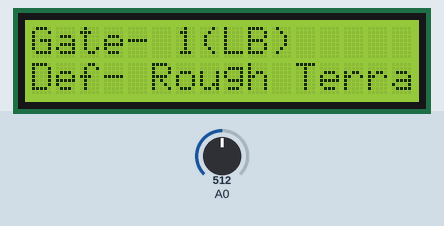
This sketch was run on a simulated Arduino Uno, built with avr-gcc and run on an emulated ATmega328P. Parts: 16×2 character LCD. The inputs (shaded band) are chosen by the test bench; at power-on: A0 = 512.

Above: at 2.7 s.
2.8 s: A0 set to 716
At 3.06 s:
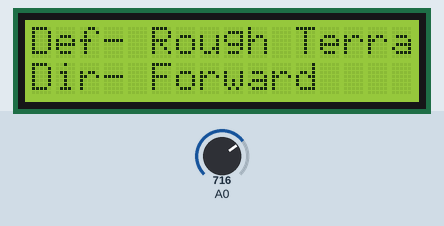
5.8 s: A0 set to 900
7.3 s: A0 set to 511
At 7.7 s:
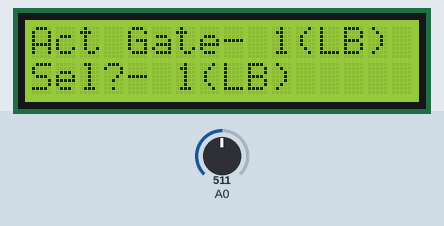
10.3 s: A0 set to 306
At 11.2 s:
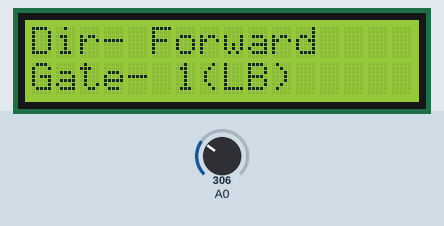
Timing chart, 0 to 13.3 s (numbered marks = the images above; inputs shaded):
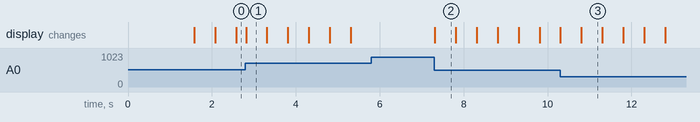

The sketch:

DFR_KeyLCDMenuAr.ino
```cpp
/* Use DFRobot LCD Shield for Arduino
    Key Codes (in left-to-right order): or
None - 0(1023)
                Up-3(100)
Next-1(641) Sel-2(410) Esc-5(0)
                Dn-4(256)
*/

#include <LiquidCrystal.h>
#include "DFR_Key.h"
#include "Menu.h"

//Pin  for DFRobot LCD Keypad Shield
LiquidCrystal lcd(8, 9, 4, 5, 6, 7);

//Handles button presses
DFR_Key keypad;
int localKey = 0;
int prvKey = 0;
String keyString = "";
String keyArray[6] = {"0 - NO KEY", "1 - Next", "2 - Select", "3 - Up", "4 - Dn", "5 - Esc"};
unsigned long calKeyTimer = 0;

//Create Menus
const int PMAXITEMS = 3;
const String PrimeNames[PMAXITEMS] = {"Gate", "Def", "Dir"};
Menu PrimeMenu;

const int GATEITEMS = 5;
const String GateNames[GATEITEMS] = {"1(LB)", "2", "3", "4", "5"};
const int DEFITEMS = 5;
const String DefNames[DEFITEMS] = {"Rough Terrain", "Water Xing", "Sally Port", "Tetter Totter", "Low Boy"};
const int DIRITEMS = 4;
const String DirNames[DIRITEMS] = {"Forward", "Backward", "Left", "Right"};
Menu MyMenu[PMAXITEMS];

const int NOKEYPRSPRIMTM = 5;     //Seconds to display next Primary menu when in auto mode
const int NOKEYPRSSUBTM = 180;    //Seconds if no key pressed in sub menu to return to auto mode
unsigned long noKeyPrsTmr = 0;    //Timeout timer for No Key Pressed
bool noKeyPrs = false;            //No key pressed for some time
int pMenuPtr = 0;                 //Pointer to Primary menu
int prvPsubPtr = 0;               //Previous Prime sub Menu pointer
int pMenuAct;                     //Prime Menu Active pointer
int pSubMenu;                     //Prime Sub Menu pointer

String str1;                      //String for line 1 of LCD
String str2;                      //String for line 2 of LCD

void setup()
{
  Serial.begin(9600);   //Console troubleshooting

//Assign Analog Resistance Values
//  array          {None, UP, DWN, LEFT, RIGHT, SEL}
const  int keyLimits[6] = {0, 100, 255, 410, 641, 1023}; // DFR ver 1.1
  keypad.set_KeyARV(keyLimits);

  PrimeMenu.SetMaxItems(PMAXITEMS);
  PrimeMenu.SetNames(PrimeNames);
  PrimeMenu.UpdateMenu(SEL_KEY);

  MyMenu[0].SetMaxItems(GATEITEMS);
  MyMenu[0].SetNames(GateNames);
  MyMenu[1].SetMaxItems(DEFITEMS);
  MyMenu[1].SetNames(DefNames);
  MyMenu[2].SetMaxItems(DIRITEMS);
  MyMenu[2].SetNames(DirNames);

  lcd.begin(16, 2);
  lcd.clear();
  lcd.setCursor(0, 0);
  lcd.print("Menu System v0.1");
  delay(1500);
}

void loop()
{
/*  for (int i; i < 5; i++) {
    Serial.print(MyMenu[1].GetSubPtr());
    Serial.print("\t" + MyMenu[1].GetSubName());
    Serial.print("\t" + MyMenu[1].GetActName());
    Serial.println("\t" + DefNames[MyMenu[1].GetSubPtr()]);
  } */
  //delay(500);

  localKey = keypad.getKey();

  if (localKey > NO_KEY) {      //If key pressed, set timeout to 180 Sec.
    noKeyPrsTmr = millis() + (NOKEYPRSSUBTM * 1000L); //Wait 180 sec if no key prs
  }

  noKeyPrs = (millis() > noKeyPrsTmr);   //Check no key timeout
  if (noKeyPrs){            //If no key has been pressed for timeout
    localKey = NEXT_KEY;      //cancel actMenu or move to next primary display
    noKeyPrsTmr = millis() + (NOKEYPRSPRIMTM * 1000L); //Do again in 5 sec.
  }

  if (localKey > NO_KEY && localKey <= ESC_KEY) {            //Key pressed
    for (pMenuAct = 0; pMenuAct < PMAXITEMS; pMenuAct++) {
      if (MyMenu[pMenuAct].GetMenuMode() != MAINMENU) break;
    }
    if (pMenuAct < PMAXITEMS){       //A menu is active, pass key to Menu handler
      MyMenu[pMenuAct].UpdateMenu(localKey);
    }else {                   //A menu is not active, pass key to Primary Menu handler
      if (localKey == NEXT_KEY){        //--Next
        localKey = DN_KEY;
      }else if (localKey == SEL_KEY){   //--Select (Left)
        pMenuAct = PrimeMenu.GetSubPtr();
        MyMenu[pMenuAct].UpdateMenu(localKey);
      }else if (localKey == ESC_KEY) {
        noKeyPrsTmr = millis() + (NOKEYPRSPRIMTM * 1000L);
      }
      if (localKey == UP_KEY || localKey == DN_KEY) PrimeMenu.UpdateMenu(localKey);
    }
  }

//---------  Do Display  -----------------
  pSubMenu = PrimeMenu.GetSubPtr();         //Get updated values
  for (pMenuAct = 0; pMenuAct < PMAXITEMS; pMenuAct++) {
    if (MyMenu[pMenuAct].GetMenuMode() != MAINMENU) break;
  }
  if (prvKey != localKey || prvPsubPtr != pSubMenu){
    if (pMenuAct >= PMAXITEMS){             //Display as Prime Menu Active
      str1 = PrimeNames[pSubMenu] + "- " + MyMenu[pSubMenu].GetActName();
      pSubMenu++;
      if (pSubMenu >= PMAXITEMS) pSubMenu = 0;
      str2 = PrimeNames[pSubMenu] + "- " + MyMenu[pSubMenu].GetActName();
    }else{                                  //Display as Sub Menu Active
      if (MyMenu[pMenuAct].GetMenuMode() == SUBMENU){
        str2 = "Sel?- ";
      }else{
        str2 = "Conf?- ";
      }
      str1 = "Act " + PrimeMenu.GetSubName() + "- " + MyMenu[pMenuAct].GetActName();
      str2 = str2 + MyMenu[pMenuAct].GetSubName();
    }

    lcd.clear();
    lcd.setCursor(0, 0);
    lcd.print(str1);
    lcd.setCursor(0, 1);
    lcd.print(str2);
  }

  prvKey = localKey;
  prvPsubPtr = PrimeMenu.GetSubPtr();

//------------- Calibration mode for buttons -------------------
  if (analogRead(0) == 0) {
    if (calKeyTimer == 0) calKeyTimer = millis() + 5000;
  }else{
    calKeyTimer = 0;
  }

  if (millis() > calKeyTimer && calKeyTimer != 0) {
    lcd.clear();
    lcd.setCursor(0, 0);
    lcd.print("Calibrate ARVs:");
    lcd.setCursor(0, 1);
    lcd.print("Press All Keys Once");

    for (int i = 0; i < 6; i++) {         // AVRs before calibration
      Serial.print(keypad.getKeyARV(i));
      Serial.print("\t");
    }
    Serial.println();

    keypad.calibrKeyARVs();

    for (int i = 0; i < 6; i++) {       // ARVs after calibration
      Serial.print(keypad.getKeyARV(i));
      Serial.print("\t");
    }
    Serial.println();
  }
}
```

DFR_Key.cpp
```cpp
#include "Arduino.h"
#include "DFR_Key.h"

static int DEFAULT_KEY_PIN = 0;
static int DEFAULT_THRESHOLD = 5;

static int RIGHTKEY_ARV = 0;
static int UPKEY_ARV = 131;
static int DOWNKEY_ARV = 307;
static int LEFTKEY_ARV = 480;
static int SELKEY_ARV = 723;
static int NOKEY_ARV = 1023;

DFR_Key::DFR_Key()
{
  _refreshRate = 500;
  _keyPin = DEFAULT_KEY_PIN;
  _threshold = DEFAULT_THRESHOLD;
  _keyIn = NO_KEY;
  _curInput = NO_KEY;
  _curKey = NO_KEY;
  _prvInput = NO_KEY;
  _prvKey = SAMPLE_WAIT;
  _nxTime = 0;
  _rptKeyTm = 500;
}

void DFR_Key::set_KeyARV(int keyARVs[])
{
  RIGHTKEY_ARV = keyARVs[0];
  UPKEY_ARV = keyARVs[1];
  DOWNKEY_ARV = keyARVs[2];
  LEFTKEY_ARV = keyARVs[3];
  SELKEY_ARV = keyARVs[4];
  NOKEY_ARV = keyARVs[5];
}

int DFR_Key::getKeyARV(int keyARVIndx)
{
  switch (keyARVIndx) {
    case 0:
	  return RIGHTKEY_ARV;  //keyARVs[0]
	  break;
    case 1:
	  return UPKEY_ARV;     //keyARVs[1]
	  break;
    case 2:
	  return DOWNKEY_ARV;	  //keyARVs[2]
	  break;
    case 3:
	  return LEFTKEY_ARV;	  //keyARVs[3]
	  break;
    case 4:
	  return SELKEY_ARV;	  //keyARVs[4]
	  break;
    case 5:
	  return NOKEY_ARV;	  //keyARVs[5]
	  break;
    default:
	  return -1;
  }
}

int DFR_Key::getKey()
{
  do {
    _curInput = analogRead(_keyPin);
    delayMicroseconds(10);
  } while (_curInput != analogRead(_keyPin));

  switch ((_curInput + 50) / 100) {
	  case 0:
		_curKey = RIGHT_KEY;
		break;
	  case 1:
		_curKey = UP_KEY;
		break;
	  case 2:
	  case 3:
		_curKey = DOWN_KEY;
		break;
	  case 4:
	  case 5:
		_curKey = LEFT_KEY;
		break;
	  case 6:
	  case 7:
		_curKey = SELECT_KEY;
		break;
	  default:
		_curKey = NO_KEY;
		break;
  }

  if (_curKey != _prvKey || _curKey == NO_KEY){
    _prvKey = _curKey;
    _rptKeyTmr = millis() + _rptKeyTm;
    return _curKey;
  }else{
    if (millis() > _rptKeyTmr){
      _rptKeyTmr = millis() + _rptKeyTm;
      return _curKey;
    }else{
      return SAMPLE_WAIT;
    }
  }
}

void DFR_Key::setRate(int rate)
{
  _refreshRate = rate;
}

void DFR_Key::calibrKeyARVs()
{
	int localVal;
	int keyVals[6];
	bool keyCalibr = true;

	for (int i=0; i < 6; i++){
		keyVals[i] = -10;
	}

	do {
		do {
			localVal = analogRead(0);
			delay(10);		//debounce
		} while (abs(localVal - analogRead(0)) < _threshold);
		for (int i = 0; i < 6; i++) {
			if (abs(localVal - keyVals[i]) < _threshold) break;  // Already stored
			if (keyVals[i] == -10) {
				keyVals[i] = localVal;
				if (i == 5) keyCalibr = false;
				break;
			}
		}
	} while (keyCalibr);

	int tmp;
	bool sorted;
	do {
		sorted = true;
		for (int i = 0; i < 6; i++){
			if (keyVals[i] > keyVals[i+1]) {
				tmp = keyVals[i];
				keyVals[i] = keyVals[i+1];
				keyVals[i+1]=tmp;
				sorted = false;
			}
		}
	} while (!sorted);

	set_KeyARV(keyVals);
}
```

DFR_Key.h
```cpp
#ifndef DFR_Key_h
#define DFR_Key_h

#include "Arduino.h"

#define SAMPLE_WAIT -1
#define NO_KEY 0
#define SELECT_KEY 1
#define LEFT_KEY 2
#define UP_KEY 3
#define DOWN_KEY 4
#define RIGHT_KEY 5

class DFR_Key
{
  public:
    DFR_Key();
    int getKey();             //Returns the key pressed
    void set_KeyARV(int[6]);  //None-0,Select-1,Left-2
       			                  //Up-3,Down-4,Right-5
    int getKeyARV(int);       //Gets the presently assigned AVR value
    void setRate(int);
    void calibrKeyARVs();     //Reads & assigns AVRs when button is pressed
  private:
    int _refreshRate;
    int _keyPin;
    int _threshold;
    int _keyIn;
    int _curInput;
    int _curKey;
    int _prvInput;
    int _prvKey;
    boolean _change;
    unsigned long _nxTime;
    unsigned long _rptKeyTm;
    unsigned long _rptKeyTmr;
};

#endif
```

Menu.cpp
```cpp
#include "Arduino.h"
#include "Menu.h"

static int DEFAULT_KEY_PIN = 0;
static int DEFAULT_THRESHOLD = 5;

Menu::Menu(){
  _menuMode = MAINMENU;     //Used to determine how to handle Sel & Esc
  _subMenuPtr = 0;          //Update Pointer to subMenu choice
  _actMenuPtr = 0;          //Active Pointer to subMenu choice

}

void Menu::SetMaxItems(int maxItems){
  _maxItems = maxItems;     //Set the max # of items in the Menu
}

void Menu::SetNames(String * p_names){
  _p_names = p_names;     //Save pointer to menu names
}

int Menu::GetMenuMode() {
  return _menuMode;
}

int Menu::GetActPtr() {
  return _actMenuPtr;
}

String Menu::GetActName() {
  return *(_p_names + _actMenuPtr);
}

int Menu::GetSubPtr() {
  return _subMenuPtr;
}

String Menu::GetSubName() {
  return *(_p_names + _subMenuPtr);
}

void Menu::UpdateMenu(int keyVal){   //Update submenu pointer or action

  if (keyVal > NO_KEY && keyVal <= ESC_KEY) {
    switch (keyVal) {
      case 1:               //--Next Prim
        _subMenuPtr = _actMenuPtr;              //Cancel Update
        _menuMode = 0;
        break;
      case 2:               //--Select (Left)
        switch (_menuMode) {
          case MAINMENU:              //MainMenu(0) Mode
            _subMenuPtr = _actMenuPtr;  //Set to prv choice
            _menuMode = SUBMENU;        //and set mode to SubMenu(1)
            break;
          case SUBMENU:               //SubMenu(1) Mode
            _menuMode = CONFMENU;     //Set to Confirm(2) mode
            break;
          case CONFMENU:              //Confirm(2) Mode
            _actMenuPtr = _subMenuPtr;  //Set actMenuPtr to subMenuPtr
            _menuMode = MAINMENU;       //and mode to Main(0) Mode
            break;
          default:
            break;
        }
        break;
      case 3:             //--Up
        _subMenuPtr-- ;             //Decrement subMenuPtr
        if (_subMenuPtr < 0) _subMenuPtr = _maxItems - 1;  //Rap-around
        break;
      case 4:             //--Dn
        _subMenuPtr++;              //Increment subMenuPtr
        if (_subMenuPtr >= _maxItems) _subMenuPtr = 0;          //Rap-around
        break;
      case 5:             //--Esc (Right)
        switch (_menuMode) {
          case MAINMENU:            //Main(0) Mode
            // do nothing.  Should be handled in main code
            break;
          case SUBMENU:             //SubMenu(1)
            _menuMode = MAINMENU;     //Set back to Main(0) Mode
            break;
          case CONFMENU:            //Confirm(2) Mode
            _menuMode = SUBMENU;      //Set back to SubMenu(1) Mode
            break;
          default:
            break;
        }
        break;
      default:        //--Default
        break;
    }
  }
}
```

Menu.h
```cpp
#ifndef Menu_h
#define Menu_h

#include "Arduino.h"

#define MAINMENU 0
#define SUBMENU 1
#define CONFMENU 2

#define NO_KEY 0
#define NEXT_KEY 1
#define SEL_KEY 2
#define UP_KEY 3
#define DN_KEY 4
#define ESC_KEY 5

class Menu
{
  public:
    Menu();
    void SetMaxItems(int maxItems);
    void SetNames(String * p_names);
    int GetMenuMode();                //Returns Menu Mode, Main, Sub, Confirm
    int GetActPtr();                  //Returns Active Menu Pointer, 1 to max items
    String GetActName();
    int GetSubPtr();                  //Returns Sub Menu Pointer, 1 to max items
    String GetSubName();
    void UpdateMenu(int keyVal);      //Update submenu pointer or action
  private:
    int _maxItems;                    //Max number of items
    int _subMenuPtr;                  //Update Pointer to subMenu choice
    int _menuMode;                    //Used to determine how to handle Sel & Esc
    int _actMenuPtr;                  //Active Pointer to subMenu choice
    String * _p_names;            //Pointer to menu names
};

#endif
```

Measured:
- after the input at 2.8 s, the display: changes at once (image 1)
- after the input at 5.8 s, every drawn part: stays the same
- after the input at 7.3 s, the display: changes at once (image 2)
- after the input at 10.3 s, the display: first changes at once (image 3 shows a later state)
- what the display in image 1 shows lasts 0.5 s, from 2.8 s to 3.3 s
